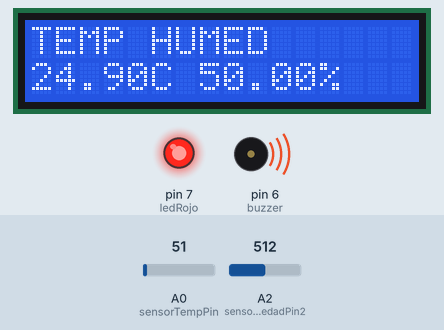
Simulated run of this sketch. Board: Arduino Uno, built with avr-gcc and run on an emulated ATmega328P. Parts: 16×2 character LCD, output pins drawn as LEDs (lit = HIGH), buzzer (waves = sounding, pin HIGH). Inputs (shaded band) come from the test bench; at power-on: A0 (sensorTempPin) = 51, A2 (sensorHumedadPin2) = 512. What the sketch prints to the serial monitor is not drawn.

Above: at 1.2 s.
1.3 s: A0 (sensorTempPin) set to 23
At 3.2 s:
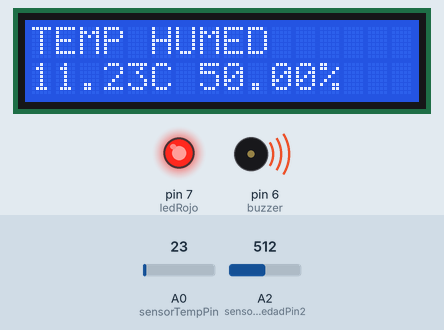
3.5 s: A0 (sensorTempPin) set to 19
At 5.2 s:
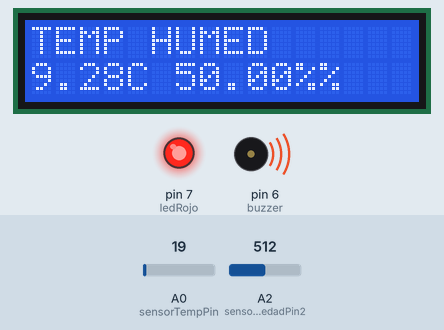
5.5 s: A2 (sensorHumedadPin2) set to 114
At 7.0 s:
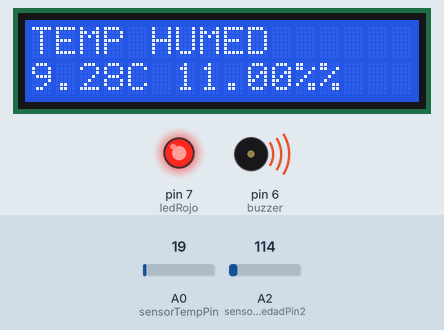
7.5 s: A2 (sensorHumedadPin2) set to 96
At 8.8 s:
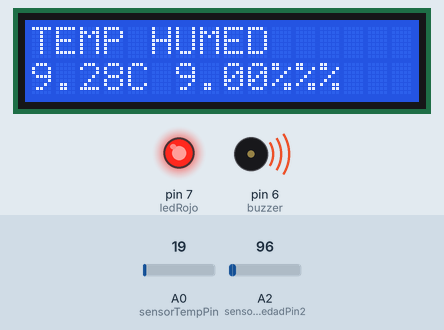
9.5 s: A2 (sensorHumedadPin2) set to 800
At 10.6 s:
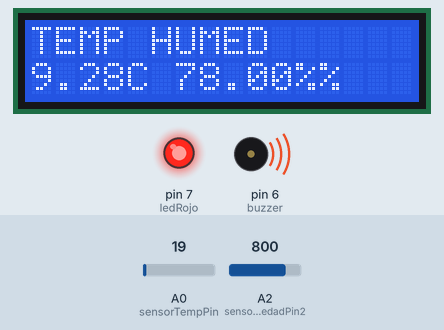
11.6 s: A2 (sensorHumedadPin2) set to 827
At 12.4 s:
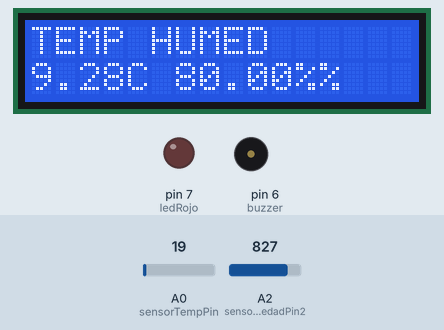
Timing chart, 0 to 14.6 s (numbered marks = the images above; inputs shaded):
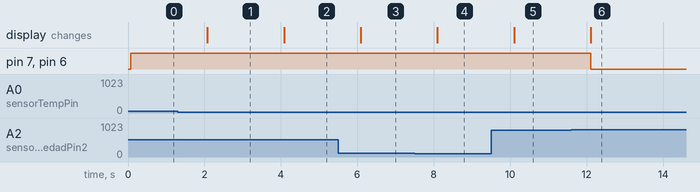

Measured:
- the behaviour switches between 21 and 20 on A0 (sensorTempPin) (found by bisection; images 1 and 2)
- the behaviour switches between 103 and 102 on A2 (sensorHumedadPin2) (found by bisection; images 3 and 4)
- the behaviour switches between 818 and 819 on A2 (sensorHumedadPin2) (found by bisection; images 5 and 6)
- after the input at 1.3 s, the display: changes after 0.78 s (image 1)
- after the input at 3.5 s, the display: changes after 0.58 s (image 2)
- after the input at 5.5 s, the display: changes after 0.59 s (image 3)
- after the input at 7.5 s, the display: changes after 0.60 s (image 4)
- after the input at 9.5 s, the display: changes after 0.60 s (image 5)
- after the input at 11.6 s, pin 7 (ledRojo), pin 6 (buzzer): HIGH → LOW after 0.51 s; the display: changes after 0.51 s (image 6)

The sketch:

problema3.ino
```cpp
/*  Monitoreo de refrigeracion para alimentos  */

#include <LiquidCrystal.h>

LiquidCrystal lcd(12, 11, 5, 4, 3, 2);

const int sensorHumedadPin1 = A1;
const int sensorHumedadPin2 = A2;
const int sensorTempPin = A0;
const int ledRojo = 7;
const int buzzer = 6;

float humedad;
float temperatura;

void setup() {
  pinMode(ledRojo, OUTPUT);
  pinMode(buzzer, OUTPUT);

  pinMode(sensorHumedadPin1, OUTPUT);
  pinMode(sensorHumedadPin2, INPUT);
  pinMode(sensorTempPin, INPUT);

  lcd.begin(16, 2);
  lcd.print("TEMP HUMED");

  Serial.begin(9600);
}

void loop() {
  // Hacemos la lectura del sensor de humedad
  int valorHumedad = analogRead(sensorHumedadPin2);
  humedad = map(valorHumedad, 0, 1023, 0, 100);
  Serial.print("Humedad: ");
  Serial.println(humedad);

  // Hacemos la lectura del sensor de temperatura
  int valorTemp = analogRead(sensorTempPin);
  temperatura = (valorTemp * 5.0 * 100.0) / 1024.0;
  Serial.print("Temperatura: ");
  Serial.println(temperatura);

  lcd.setCursor(0, 1);
  lcd.print(temperatura);
  lcd.print("C ");
  lcd.print(humedad);
  lcd.print("%");

  // Verificamos si la temperatura o la humedad están fuera de las condiciones optimas
  if (temperatura < 0 || temperatura > 10 || humedad < 80 || humedad > 90) {
    // Dado que aca no lo estan, emitimos una alerta
    digitalWrite(ledRojo, HIGH);
    digitalWrite(buzzer, HIGH);
  } else {
    digitalWrite(ledRojo, LOW);
    digitalWrite(buzzer, LOW);
  }

  delay(1000);  // Pausa para volver a hacer las mediciones
}
```
